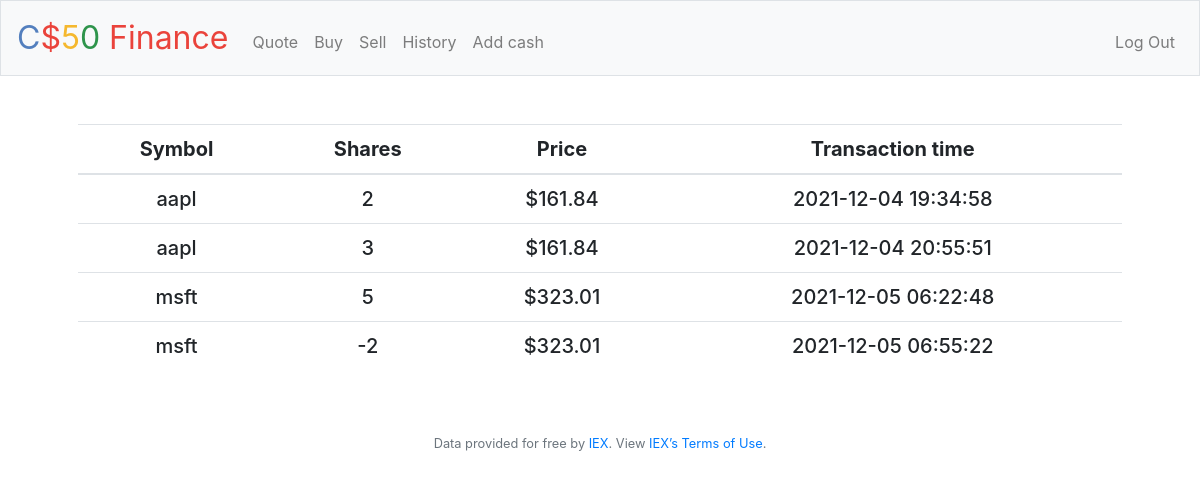
Screenshot of /history (signed in) with the database file from the repository.
### tables this page shows
CREATE TABLE purchases (id INTEGER PRIMARY KEY AUTOINCREMENT NOT NULL,
user_id INTEGER NOT NULL,
symbol TEXT NOT NULL,
shares TEXT NOT NULL,
price NUMERIC NOT NULL,
time TIMESTAMP DEFAULT CURRENT_TIMESTAMP NOT NULL,
FOREIGN KEY(user_id) REFERENCES users(id));

### application.py (the view)
@app.route("/history")
@login_required
def history():
    full = db.execute('SELECT * FROM purchases WHERE user_id = ?;', session["user_id"])
    return render_template("history.html", full = full)

### application.py (called while the page is built)
@app.after_request
def after_request(response):
    response.headers["Cache-Control"] = "no-cache, no-store, must-revalidate"
    response.headers["Expires"] = 0
    response.headers["Pragma"] = "no-cache"
    return response

### helpers.py (called while the page is built)
def login_required(f):
    @wraps(f)
    def decorated_function(*args, **kwargs):
        if session.get("user_id") is None:
            return redirect("/login")
        return f(*args, **kwargs)
    return decorated_function

def usd(value):
    return f"${value:,.2f}"

### templates/history.html (shortened to what this page needs)
{% extends "layout.html" %}
{% block main %}
    <h1>
        <table class = "table">
                    <thead>
                        <tr>
                            <th>Symbol</th>
                            <th>Shares</th>
                            <th>Price</th>
                            <th>Transaction time</th>
                        </tr>
                    </thead>
                    <tbody>
                        {% for row in full %}
                        <tr>
                            <td>{{ row.symbol }}</td>
                            <td>{{ row.shares }}</td>
                            <td>{{ row.price | usd }}</td>
                            <td>{{ row.time}}</td>
                        </tr>
                        {% endfor %}
                    </tbody>
                </table>
    </h1>
{% endblock %}

### templates/layout.html (shortened to what this page needs)
<!DOCTYPE html>
<html lang="en">
    <head>
        <link rel="stylesheet" href="https://cdn.jsdelivr.net/npm/bootstrap@4.5.3/dist/css/bootstrap.min.css">
        <link href="/static/styles.css" rel="stylesheet">
    </head>
    <body>
        <nav class="navbar navbar-expand-md navbar-light bg-light border">
            <a class="navbar-brand" href="/"><span class="blue">C</span><span class="red">$</span><span class="yellow">5</span><span class="green">0</span> <span class="red">Finance</span></a>
            <div class="collapse navbar-collapse" id="navbar">
                {% if session.user_id %}
                    <ul class="navbar-nav mr-auto mt-2">
                        <li class="nav-item"><a class="nav-link" href="/quote">Quote</a></li>
                        <li class="nav-item"><a class="nav-link" href="/buy">Buy</a></li>
                        <li class="nav-item"><a class="nav-link" href="/sell">Sell</a></li>
                        <li class="nav-item"><a class="nav-link" href="/history">History</a></li>
                        <li class="nav-item"><a class="nav-link" href="/add_cash">Add cash</a></li>
                    </ul>
                    <ul class="navbar-nav ml-auto mt-2">
                        <li class="nav-item"><a class="nav-link" href="/logout">Log Out</a></li>
                    </ul>
                {% else %}
                    <ul class="navbar-nav ml-auto mt-2">
                        <li class="nav-item"><a class="nav-link" href="/register">Register</a></li>
                        <li class="nav-item"><a class="nav-link" href="/login">Log In</a></li>
                    </ul>
                {% endif %}
            </div>
        </nav>
        <main class="container p-5">
            {% block main %}{% endblock %}
        </main>
        <footer class="small text-center text-muted">
            Data provided for free by <a href="https://iextrading.com/developer">IEX</a>. View <a href="https://iextrading.com/api-exhibit-a/">IEX’s Terms of Use</a>.
        </footer>
    </body>
</html>

### static/styles.css (style rules this page uses)
nav .navbar-brand { font-size: xx-large; }
nav .navbar-brand .blue { color: #537fbe; }
nav .navbar-brand .red { color: #ea433b; }
nav .navbar-brand .yellow { color: #f5b82e; }
nav .navbar-brand .green { color: #2e944b; }
main { overflow-x: auto; text-align: center; }
.table { font-size: 20px; }

### rows the page displays
purchases: symbol "aapl", shares "2", price "$161.84", time "2021-12-04 19:34:58"
purchases: symbol "aapl", shares "3", price "$161.84", time "2021-12-04 20:55:51"
purchases: symbol "msft", shares "5", price "$323.01", time "2021-12-05 06:22:48"
purchases: symbol "msft", shares "-2", price "$323.01", time "2021-12-05 06:55:22"
